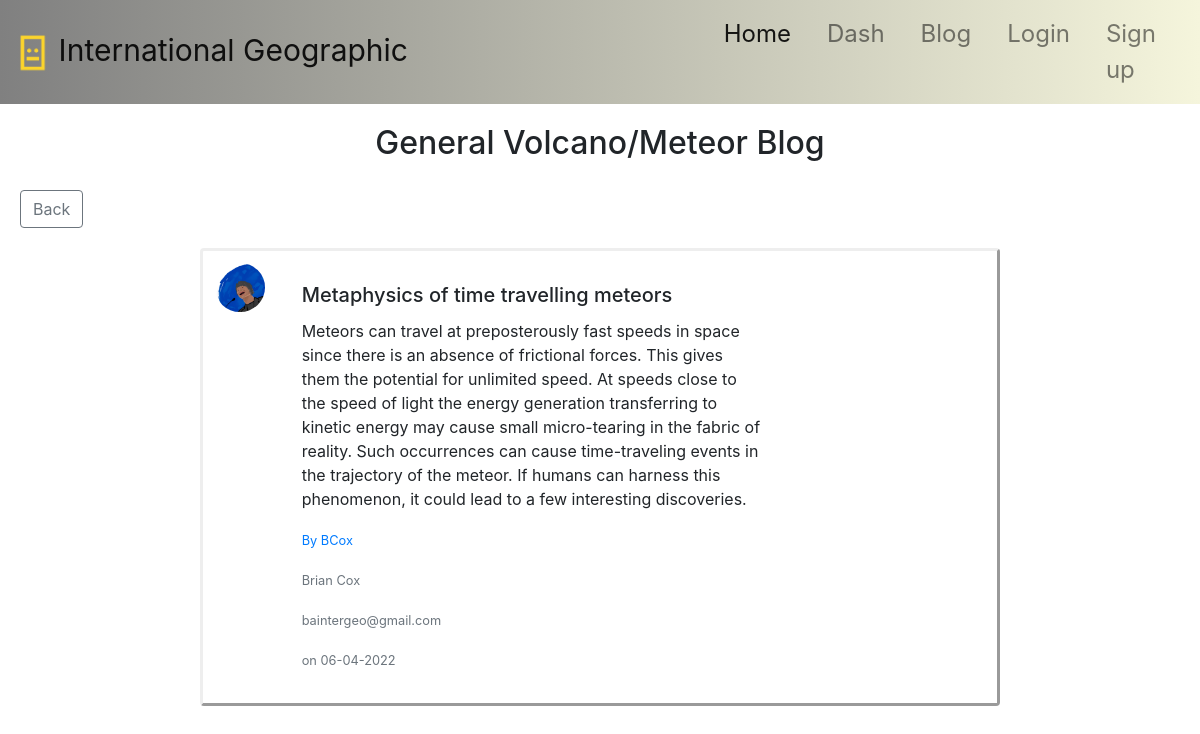
Page /blog/2 on the committed database.
### flask_app/models.py (models this page shows, shortened)
class User(db.Model, UserMixin):
    id = db.Column(db.Integer, primary_key=True)
    username = db.Column(db.String(15), unique=True, nullable=False)
    first_name = db.Column(db.String(15), nullable=False)
    last_name = db.Column(db.String(15), nullable=False)
    email = db.Column(db.String(50), unique=True, nullable=False)
    password = db.Column(db.String(60), nullable=False)
    post = db.relationship('ForumPost', backref='poster', lazy=True)
    about = db.Column(db.String(150))
    avatar = db.Column(db.String(50), default='../static/images/default.png')

class ForumPost(db.Model):
    id = db.Column(db.Integer, primary_key=True)
    title = db.Column(db.String(80), nullable=False)
    post = db.Column(db.Text, nullable=False)
    date = db.Column(db.DateTime, nullable=False, default=datetime.utcnow)
    id_user = db.Column(db.Integer, db.ForeignKey('user.id'), nullable=False)

### flask_app/blog_routes.py (the view)
@blog.route("/blog/<post_id>")
def post_id(post_id):
    post = ForumPost.query.get_or_404(post_id)
    return render_template('single_post.html', title=post.title, post=post,
                           avatar=post.poster.avatar)

### flask_app/templates/single_post.html (shortened to what this page needs)
{% extends 'base.html' %}
{% block body %}
<div class="text-center" style="margin-top: 20px;">
    <h2>General Volcano/Meteor Blog</h2>
</div>
<div class="card-body">
  <a href="{{ url_for('blog.start_blog') }}" class="btn btn-outline-secondary">Back</a>
</div>
<div class="content">
                <div class="card mb-3" style="width: 50rem; margin: auto; padding: 1% 1% 1% 1%; border: outset;">
                    <div class="row g-0">
                      <div class="col-md-1">
                        <img src="{{avatar}}" class="mr-3 rounded-circle" width="50">
                      </div>
                      <div class="col-md-8">
                        <div class="card-body">
                          <h5 class="card-title">{{ post.title }}</h5>
                          <p class="card-text">{{ post.post }}</p>
                          <p class="card-text"><small class="text-muted"> <a class=""href="{{ url_for('main.profile', username=post.poster.username) }}">By {{ post.poster.username }}</a></small></p>
                          <p class="card-text"><small class="text-muted">   {{ post.poster.first_name }} {{ post.poster.last_name }}</small></p>
                          <p class="card-text"><small class="text-muted">   {{ post.poster.email }}</small></p>
                          <p class="card-text"><small class="text-muted" class="text-right"> on {{ post.date.strftime('%d-%m-%Y') }}</small></p>
                        </div>
                      </div>
                    </div>
                  </div>
                  <br/>
{% endblock %}

### rows in the picture
User: avatar (picture), poster.username "BCox", poster.first_name "Brian", poster.last_name "Cox", poster.email "baintergeo@gmail.com"
ForumPost: title "Metaphysics of time travelling meteors", post "Meteors can travel at preposterously fast speeds in space since there is an absence of frictional forces. This gives them the potential for unlimited speed. At speeds close to the speed of light the energy generation transferring to kinetic energy may cause small micro-tearing in the fabric of reality. Such occurrences can cause time-traveling events in the trajectory of the meteor. If humans can harness this phenomenon, it could lead to a few interesting discoveries.", date "06-04-2022"
